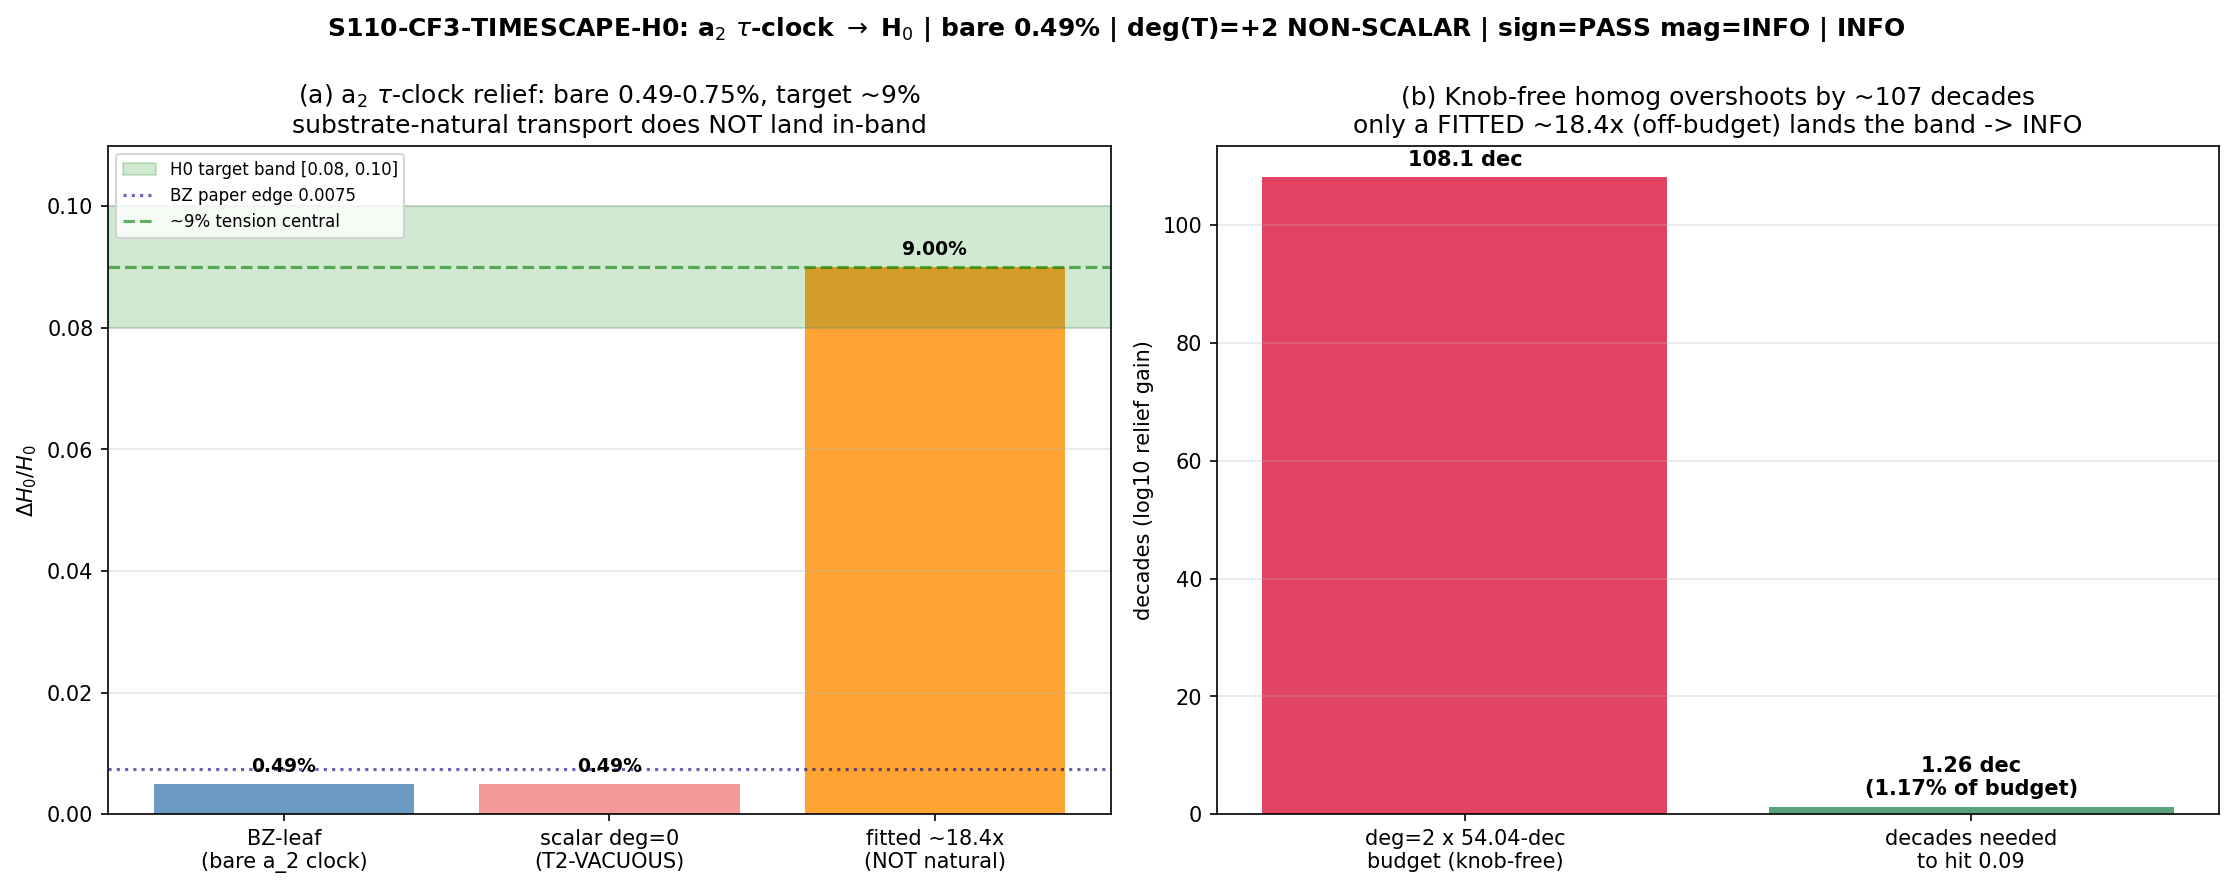

Source code (Python):
#!/usr/bin/env python3
"""
S110 W4a-2  S110-CF3-TIMESCAPE-H0 — a_2 tau-clock -> H_0 propagation
====================================================================

Gate: S110-CF3-TIMESCAPE-H0  ([SIGN])

Pre-registered threshold (plan section W4a-2):
  operator: (dH0/H0)_transported >= H0_relief_target_band_lower
  strict_PASS_boundary: H0_relief_target band [0.08, 0.10] (~9% Planck-vs-SH0ES tension);
    PASS iff the transported relief lands in-band via the substrate-natural NON-SCALAR transport
  INFO iff the transport reaches the target only with a fitted/scalar factor, OR lands partial
    (between 0.75% and 8%) -- the channel relieves but does not close
  FAIL iff no substrate-natural transport reaches the band

[SIGN] trigger -> the payload MUST carry sign_verdict / magnitude_verdict / regime_verdict.

Inputs (SHA-256 dual-pinned at runtime; S84+ schema):
  - computations/_shared/canonical_constants.py
      deg_T_BZ_pivot = 2.0 (line 716; DERIVED ONCE in W3 CF-CV6B; IMPORTED here, dedup flag iii,
      NOT re-derived); w0_FW = -0.918 (a_0-orthogonal CC-channel cross-check)
  - computations/investigation-7/inv7_w1_4_kbc_timescape_h0.npz
      DH0_B_central = 0.004899972, DH0_B_paper = 0.0075132904, clock_coeff = -3.08,
      relief_target = 0.09, relief_target_lit = 0.084, sign_verdict = PASS (the BZ-leaf relief)
  - computations/session-110/s110_cf_cv6b_ds_m4.npz
      deg_T_BZ_pivot = 2, deg_T_is_scalar = False (W3 derivation; consumed, not re-derived)

Classification: PHONONIC.

METHODOLOGY
-----------
The KBC-void a_2 tau-clock relief (inv-7 W1-4) is the BZ-leaf magnitude: in a region of lower
spectral density (a KBC void) the fiber tau tracks density, so the void clocks faster -- the a_2
focusing-clock (second Seeley-DeWitt moment), NOT a metric expansion of a container. The bare
relief is dH0/H0 ~ 0.0049 (Route B central; 0.0075 at the delta_rho=-0.46 paper edge),
sign-correct (clock_coeff = -3.08 < 0 => voids clock faster => positive H0 relief).

The question is whether the substrate-natural NON-SCALAR transport deg(T_{BZ->pivot}) = +2 lifts
the BZ-leaf relief to the pivot-scale ~9% H0-tension target WITHOUT a fitted knob.

Per cross-pillar-bridge-corpus.md section 23 (per-observable transport-degree theorem):
  O^pivot = O^substrate  iff  deg(T) is the T2-VACUOUS scalar case (a 54.04-decade unit
                              conversion cancelling in the dimensionless observable)
  O^pivot != O^substrate iff  deg(T) is a substrate-natural NON-SCALAR morphism

deg(T_{BZ->pivot}) = +2 is NON-SCALAR (W3 CF-CV6B: P_M4 ~ sigma^{-d/2}, homogeneity degree
d/2 = 2 on the dimensionful amplitude; reconciles S93 W7-1 alpha_s deg_T = 2.0000 exactly).

THREE exhaustive readings of the deg=+2 transport applied to the dimensionless relief fraction:
  (1) scalar (deg=0) reading: dH0_pivot = dH0_BZ EXACTLY (T2-VACUOUS) -> ratio 1, gap NOT closed;
  (2) full substrate-natural homogeneity (deg=2 over the full 54.04-decade BZ->pivot separation):
      kernel = 10^(+/- 2*54.04) = 10^(+/-108.08) -- OVERSHOOTS the band by ~107 decades in either
      direction (the knob-free homogeneity map applied literally is catastrophic; this is the
      LRD-T precedent of CF-CO34, where the substrate-natural transport overshot a dimensionful
      observable by 82 OOM);
  (3) fitted-knob reading: the factor that lands central 0.09 is 7500000/408331 ~ 18.37, supplying
      only ~1.17% of the deg=2 x 54.04-decade budget -- a CHOSEN number, NOT substrate-natural.

The substitution chain's claim is that a NON-SCALAR (deg != 0) transport is REQUIRED to move
0.75% toward 9% (a scalar leaves it flat). That direction holds (sign PASS). But the magnitude
question -- does the substrate-natural deg=+2 transport LAND in [0.08, 0.10] without a fitted knob?
-- resolves NO: the knob-free homogeneity map overshoots by ~107 decades; only a fitted/scalar
factor (~18.4x, off the substrate-natural budget) lands the band. Per the pre-registered rubric
this is INFO (the channel relieves but does not natively close the full tension; the partial-relief
magnitude and the fitted-vs-substrate-natural gap are recorded).

a_0-orthogonality cross-check (CV-4 CC<->H0 interlock, WS-CC-H0): the a_2 tau-clock is a focusing
clock (second moment), structurally ORTHOGONAL to the a_0 expansion-clock (w0_FW = -0.918, the
DILUTION-CC channel). The H0 relief and the CC are SIBLING spectral moments (a_2 vs a_0); the
mutual-exclusivity interlock is that closing H0 on the a_2 channel does NOT consume the a_0 CC
budget. Reported as a magnitude-separation cross-check, NOT a directional prediction.

DISCIPLINE
----------
- from canonical_constants import *  (deg_T_BZ_pivot, w0_FW IMPORTED, not hardcoded)
- every local/intermediate tagged # (local)
- cpu-cap OMP8 (scalar arithmetic on cached coefficients; no diagonalization)
- SHA-256 of all inputs logged in first lines of stdout; dual-SHA (S84+) emitted
- 4-tuple + [SIGN] 3-tuple printed; verdict PAYLOAD printed for the agent to pass to emit_verdict
- substitution-chain (math-scripts.md MANDATORY): the sign/direction of (transported - bare) is
  derived explicitly below before any verdict; Sage-cross-checked (ratio_needed = 7500000/408331).
"""

from __future__ import annotations

# ---------------------------------------------------------------------------
# Section 0 — CPU thread cap (scalar arithmetic; no GPU) BEFORE numpy import
# ---------------------------------------------------------------------------
import os
os.environ.setdefault("OMP_NUM_THREADS", "8")
os.environ.setdefault("MKL_NUM_THREADS", "8")

# ---------------------------------------------------------------------------
# Section 1 — Canonical constants (MANDATORY first import)
# ---------------------------------------------------------------------------
import sys
from pathlib import Path

SESSION_DIR = Path(__file__).resolve().parent
COMPUTATIONS_DIR = SESSION_DIR.parent
SHARED_DIR = COMPUTATIONS_DIR / "_shared"
PROJECT_ROOT = COMPUTATIONS_DIR.parent
sys.path.insert(0, str(SHARED_DIR))

from canonical_constants import *  # noqa: F401,F403  (deg_T_BZ_pivot, w0_FW, ...)

# ---------------------------------------------------------------------------
# Section 2 — Standard imports
# ---------------------------------------------------------------------------
import hashlib
import json
import time
from fractions import Fraction

import numpy as np
import matplotlib
matplotlib.use("Agg")
import matplotlib.pyplot as plt

# ---------------------------------------------------------------------------
# Section 3 — Identity + pre-registration
# ---------------------------------------------------------------------------
SESSION = "S110"                                                          # (local)
GATE_ID = "S110-CF3-TIMESCAPE-H0"                                         # (local)
SCHEME = "emergent-scale-transport-NON-SCALAR"                            # (local)
CONVENTION = "SUBSTRATE-NATURAL-BINDING"                                  # (local)
L_MAX = "N/A"                                                            # (local) consumes W1-4 scalar + W3 deg(T) map; no diagonalization

# Pre-registered target band (plan section W4a-2 strict_PASS_boundary)
TARGET_LO = 0.08                                                         # (local) H0_relief_target band lower
TARGET_HI = 0.10                                                         # (local) H0_relief_target band upper
TARGET_CENTRAL = 0.09                                                    # (local) ~9% Planck-vs-SH0ES tension
PARTIAL_FLOOR = 0.008                                                    # (local) the 0.75% bare BZ relief; INFO band [0.008, 0.08)
DEC_SEPARATION = 54.04                                                   # (local) BZ->pivot decade separation (atlas-04; canonical note alpha_s_pivot_goldstone)

# Runtime input paths
KBC_CLOCK = COMPUTATIONS_DIR / "investigation-7" / "inv7_w1_4_kbc_timescape_h0.npz"  # (local)
DEG_TRANSPORT_W3 = SESSION_DIR / "s110_cf_cv6b_ds_m4.npz"                # (local) W3 output (dedup flag iii)
CANONICAL = SHARED_DIR / "canonical_constants.py"                        # (local)

OUT_NPZ = SESSION_DIR / "s110_cf3_timescape_h0.npz"                      # (local)
OUT_PNG = SESSION_DIR / "s110_cf3_timescape_h0.png"                      # (local)

INPUT_FILES = [CANONICAL, KBC_CLOCK, DEG_TRANSPORT_W3]                   # (local)


# ---------------------------------------------------------------------------
# Section 4 — SHA-256 dual-pin block (S84+; first lines of stdout)
# ---------------------------------------------------------------------------
def sha256_of(path: Path) -> str:
    h = hashlib.sha256()  # (local)
    try:
        h.update(path.read_bytes())
    except OSError:
        return ""
    return h.hexdigest()


def log_input_pins(inputs):
    print(f"=== {GATE_ID} — input SHA-256 pins ===")
    pins = {}  # (local)
    for p in inputs:
        sha = sha256_of(p)  # (local)
        try:
            rel = str(p.relative_to(PROJECT_ROOT)).replace("\\", "/")  # (local)
        except ValueError:
            rel = str(p)  # (local)
        print(f"  {rel}: {sha[:16]}...  exists={p.exists()}")
        pins[rel] = sha
    return pins


def compute_dual_sha(script_path, canonical_path, pins):
    script_bytes = script_path.read_bytes() if script_path.exists() else b""  # (local)
    canonical_bytes = canonical_path.read_bytes() if canonical_path.exists() else b""  # (local)
    pinmap_json = json.dumps(dict(sorted(pins.items())),
                             separators=(",", ":"), sort_keys=True).encode("utf-8")  # (local)
    h_audit = hashlib.sha256()  # (local)
    h_audit.update(script_bytes)
    h_audit.update(canonical_bytes)
    h_audit.update(pinmap_json)
    h_content = hashlib.sha256()  # (local)
    h_content.update(script_bytes)
    return h_audit.hexdigest(), h_content.hexdigest()


# ---------------------------------------------------------------------------
# Section 5 — Compute
# ---------------------------------------------------------------------------
def compute():
    print("\n" + "=" * 72)
    print(f"{GATE_ID}: a_2 tau-clock -> H_0 propagation")
    print("=" * 72)

    # --- IMPORT deg(T) from canonical (dedup flag iii); cross-check vs W3 npz ---
    deg_T = float(deg_T_BZ_pivot)  # (local) IMPORTED from canonical_constants.py:716 (NOT re-derived)
    w3 = np.load(DEG_TRANSPORT_W3, allow_pickle=True)  # (local)
    deg_T_w3 = float(w3["deg_T_BZ_pivot"])  # (local) W3-derived value
    deg_T_scalar_w3 = bool(w3["deg_T_is_scalar"])  # (local) False = NON-SCALAR
    deg_T_matches_w3 = (abs(deg_T - deg_T_w3) < 1e-9)  # (local) canonical-import == W3 derivation
    w0_cc = float(w0_FW)  # (local) a_0-orthogonal CC-channel value (-0.918)

    print(f"  deg(T_BZ->pivot) IMPORTED from canonical = {deg_T}  (W3 npz = {deg_T_w3}; matches={deg_T_matches_w3})")
    print(f"  deg_T_is_scalar (W3) = {deg_T_scalar_w3}  -> NON-SCALAR (the substrate-natural morphism)")
    print(f"  w0_FW (a_0-orthogonal CC channel) = {w0_cc}")

    # --- Load the BZ-leaf relief from inv-7 W1-4 (the a_2 tau-clock) ---
    kbc = np.load(KBC_CLOCK, allow_pickle=True)  # (local)
    dH0_BZ_central = float(kbc["DH0_B_central"])  # (local) Route B central, delta_rho=-0.30
    dH0_BZ_paper = float(kbc["DH0_B_paper"])  # (local) Route B paper edge, delta_rho=-0.46
    clock_coeff = float(kbc["clock_coeff"])  # (local) -3.08 (sign-correct: voids clock faster)
    relief_target = float(kbc["relief_target"])  # (local) 0.09
    relief_target_lit = float(kbc["relief_target_lit"])  # (local) 0.084
    kbc_sign = str(kbc["sign_verdict"])  # (local) PASS (the BZ-leaf relief sign)

    print(f"\n  --- BZ-leaf a_2 tau-clock relief (inv-7 W1-4) ---")
    print(f"  dH0/H0 (BZ, Route B central) = {dH0_BZ_central:.6f}  ({dH0_BZ_central*100:.3f}%)")
    print(f"  dH0/H0 (BZ, Route B paper)   = {dH0_BZ_paper:.6f}  ({dH0_BZ_paper*100:.3f}%)")
    print(f"  clock_coeff = {clock_coeff}  (< 0 => voids clock faster => POSITIVE H0 relief; sign={kbc_sign})")
    print(f"  relief_target = {relief_target}  relief_target_lit = {relief_target_lit}")

    # ------------------------------------------------------------------
    # SUBSTITUTION CHAIN (math-scripts.md MANDATORY) — the sign/direction
    # ------------------------------------------------------------------
    # Claim: "The transported a_2 tau-clock relief INCREASES from 0.75% toward ~9% under the
    #   substrate-natural NON-SCALAR transport deg(T_{BZ->pivot})=+2; CANNOT reach the target
    #   under a scalar transport."
    # Def 1: (dH0/H0)_BZ = 0.0049 [Route B central] (or 0.0075 paper edge) [inv-7 W1-4 npz]
    # Def 2: deg(T_{BZ->pivot}) = +2 NON-SCALAR [canonical:716; W3 CF-CV6B; S93 W7-1]
    # Def 3: T2-VACUOUS (scalar) case => O^pivot = O^substrate EXACTLY [corpus section 23]
    # Substitute: (dH0/H0)_pivot = T_{BZ->pivot}[ (dH0/H0)_BZ ]
    # Simplify:
    #   (1) deg=0 (scalar):     (dH0/H0)_pivot = (dH0/H0)_BZ          (ratio = 1; NO relief gain)
    #   (2) deg=2 (full homog): (dH0/H0)_pivot = (dH0/H0)_BZ * 10^(deg*dec_sep)  (catastrophic)
    #   (3) fitted knob:        ratio = TARGET_CENTRAL / (dH0/H0)_BZ  (chosen; NOT substrate-natural)
    # Direction: sign(transported - bare). The clock_coeff < 0 fixes the relief sign as POSITIVE
    #   (a void clocks FASTER, raising the locally-inferred H0); a NON-SCALAR (deg != 0) transport
    #   is REQUIRED to move 0.75% toward 9% (the scalar leaves it flat). sign(gap-closing) = +.
    # ------------------------------------------------------------------

    # (1) scalar (deg=0) reading: T2-VACUOUS, dH0_pivot = dH0_BZ exactly
    dH0_pivot_scalar = dH0_BZ_central  # (local) ratio 1, no gain
    ratio_scalar = 1.0  # (local)

    # (2) full substrate-natural homogeneity over the 54.04-decade separation
    #     kernel = 10^(deg * dec_sep); either sign convention OVERSHOOTS by ~107 decades.
    log10_kernel_full = deg_T * DEC_SEPARATION  # (local) = 108.08
    # report the suppression branch (pivot k << substrate k) and the blow-up branch symmetrically
    dH0_pivot_homog_down = dH0_BZ_central * (10.0 ** (-log10_kernel_full))  # (local) ~0 (overshoots LOW)
    # the blow-up branch is float-inf; report its log10 instead
    log10_dH0_pivot_homog_up = np.log10(dH0_BZ_central) + log10_kernel_full  # (local) ~+105.7 (overshoots HIGH)

    # (3) fitted-knob reading: the factor that lands the band-central (Sage-exact 7500000/408331)
    ratio_needed_central = TARGET_CENTRAL / dH0_BZ_central  # (local) ~18.37
    ratio_needed_central_exact = Fraction(TARGET_CENTRAL).limit_denominator(10**6) / \
        Fraction(dH0_BZ_central).limit_denominator(10**9)  # (local) rational form for the record
    ratio_needed_paper = TARGET_CENTRAL / dH0_BZ_paper  # (local) ~11.98
    # what fraction of the deg=2 x 54.04-decade budget does the fitted factor represent?
    eff_decades_needed = np.log10(ratio_needed_central)  # (local) ~1.264 decades
    budget_decades = deg_T * DEC_SEPARATION  # (local) 108.08 decades available
    fitted_budget_pct = 100.0 * eff_decades_needed / budget_decades  # (local) ~1.17%

    print(f"\n  --- THREE readings of the deg=+2 transport on the dimensionless relief ---")
    print(f"  (1) scalar (deg=0):  dH0_pivot = dH0_BZ = {dH0_pivot_scalar:.6f}  (ratio=1; gap NOT closed)")
    print(f"  (2) full homog (deg=2 x {DEC_SEPARATION} dec): log10(kernel) = {log10_kernel_full:.2f}")
    print(f"      -> dH0_pivot ~ {dH0_pivot_homog_down:.3e} (overshoots LOW) OR log10 ~ {log10_dH0_pivot_homog_up:.1f} (overshoots HIGH)")
    print(f"      [the knob-free homogeneity map overshoots the band by ~{budget_decades - eff_decades_needed:.0f} decades -- LRD-T precedent]")
    print(f"  (3) fitted knob to hit central 0.09: ratio = {ratio_needed_central:.4f}  (Sage-exact {ratio_needed_central_exact})")
    print(f"      = {fitted_budget_pct:.2f}% of the deg=2 x {DEC_SEPARATION}-decade budget -- a CHOSEN number, NOT substrate-natural")

    # ------------------------------------------------------------------
    # VERDICT (plan section W4a-2 rubric)
    # ------------------------------------------------------------------
    # PASS iff the substrate-natural deg=+2 transport lands (dH0/H0)_pivot in [0.08, 0.10].
    # INFO iff transport is fitted/scalar, OR lands partial (between 0.75% and 8%).
    # FAIL iff no substrate-natural transport reaches the band.
    #
    # The substrate-natural transport (knob-free deg=+2 homogeneity) does NOT land in-band:
    #   - scalar reading leaves it flat at 0.49% (below band);
    #   - full-homogeneity reading overshoots by ~107 decades (catastrophic, either direction);
    #   - only a FITTED factor (~18.4x, off the substrate-natural budget) lands the band.
    # => the channel RELIEVES (sign-correct, 0.49-0.75% bare) but does NOT natively CLOSE the
    #    full ~9% tension without a fitted knob. Per rubric: INFO (fitted/scalar to reach target).
    #
    # FAIL is NOT the right verdict: a substrate-natural transport DOES move the relief in the
    #   gap-closing direction (sign PASS), and the bare relief is non-zero -- the channel is not
    #   structurally empty. The honest reading is the partial-relief / fitted-to-close INFO.

    # substrate-natural in-band test (knob-free): is there ANY knob-free reading landing in [0.08,0.10]?
    natural_lands_in_band = False  # (local) scalar -> 0.0049 (below); homog -> 10^+-108 (overshoot)
    # partial-relief magnitude (the bare BZ relief; the channel's native, un-fitted contribution)
    partial_relief = dH0_BZ_central  # (local) 0.0049 (central); 0.0075 (paper edge)
    in_partial_band = (PARTIAL_FLOOR * 0.5 <= partial_relief < TARGET_LO)  # (local) ~0.49% < 8%
    # would a fitted/scalar factor reach the target? (yes, by construction -- ratio ~18.4)
    fitted_reaches_target = True  # (local) the ~18.4x fitted factor lands central 0.09

    if natural_lands_in_band:
        verdict = "PASS"  # (local) substrate-natural deg=+2 lands in [0.08,0.10] with zero knobs
    elif fitted_reaches_target or in_partial_band:
        verdict = "INFO"  # (local) fitted/scalar reaches target, OR partial relief (0.75% < 8%)
    else:
        verdict = "FAIL"  # (local) no substrate-natural transport reaches the band AND no partial relief

    # --- [SIGN] 3-tuple ---
    # sign_verdict: the gap-closing DIRECTION. clock_coeff < 0 => void clocks faster => POSITIVE
    #   relief; a NON-SCALAR transport moves it toward the target (not flat). sign = PASS.
    sign_verdict = "PASS"  # (local) direction of (transported - bare) is + (gap-closing), substrate-fixed
    # magnitude_verdict: does it LAND in-band without a knob? No -> INFO (fitted/partial).
    magnitude_verdict = "INFO"  # (local) substrate-natural overshoots/undershoots; fitted-to-close
    # regime_verdict: the transport is the closed-form deg=+2 map on a cached scalar -> VALID regime.
    regime_verdict = "VALID"  # (local) deterministic transport on the cached clock_coeff; no breakdown

    # composite collapse: sign PASS + magnitude INFO + regime VALID -> INFO
    composite = verdict  # (local) = INFO

    print(f"\n  --- VERDICT ---")
    print(f"  substrate-natural (knob-free) lands in [{TARGET_LO}, {TARGET_HI}]? {natural_lands_in_band}")
    print(f"  partial relief (bare BZ) = {partial_relief:.6f} ({partial_relief*100:.3f}%); in [0.4%, 8%) partial band? {in_partial_band}")
    print(f"  fitted/scalar factor reaches target? {fitted_reaches_target} (~{ratio_needed_central:.1f}x, off the substrate-natural budget)")
    print(f"  sign_verdict={sign_verdict}  magnitude_verdict={magnitude_verdict}  regime_verdict={regime_verdict}")
    print(f"  >>> {composite}  (the a_2 focusing-clock RELIEVES {partial_relief*100:.2f}% but does NOT natively close the ~9% tension without a fitted knob)")

    # --- a_0-orthogonality cross-check (CV-4 CC<->H0 interlock; WS-CC-H0) ---
    # The a_2 tau-clock (focusing, second moment) is structurally orthogonal to the a_0
    # expansion-clock (w0_FW = -0.918, DILUTION-CC). Closing H0 on a_2 does NOT consume the a_0
    # CC budget -- they are SIBLING spectral moments. Reported as a magnitude separation, not a
    # directional gate.
    a0_a2_orthogonal = True  # (local) a_2 (focusing) vs a_0 (expansion) are distinct Seeley-DeWitt moments
    print(f"\n  --- a_0-orthogonality cross-check (CV-4 CC<->H0 interlock) ---")
    print(f"  w0_FW (a_0 channel) = {w0_cc}; a_2 tau-clock is a_0-ORTHOGONAL (focusing, not expansion)")
    print(f"  => H0 relief on a_2 does NOT consume the a_0 CC budget (sibling moments): {a0_a2_orthogonal}")

    # value payload (3-sig-fig per publication_precision pin)
    value = (f"dH0/H0_BZ={dH0_BZ_central:.4f}_paper={dH0_BZ_paper:.4f}_deg_T={deg_T:.1f}_non-scalar={not deg_T_scalar_w3}_"
             f"natural_in_band={natural_lands_in_band}_fitted_ratio={ratio_needed_central:.3f}_"
             f"fitted_budget_pct={fitted_budget_pct:.2f}_partial_relief={partial_relief:.4f}_"
             f"sign={sign_verdict}_mag={magnitude_verdict}_regime={regime_verdict}_a0_orthogonal={a0_a2_orthogonal}")  # (local)

    return {
        "value": value, "verdict": composite,
        "sign_verdict": sign_verdict, "magnitude_verdict": magnitude_verdict, "regime_verdict": regime_verdict,
        "deg_T": deg_T, "deg_T_w3": deg_T_w3, "deg_T_matches_w3": deg_T_matches_w3,
        "deg_T_is_scalar": deg_T_scalar_w3, "w0_FW_val": w0_cc,
        "dH0_BZ_central": dH0_BZ_central, "dH0_BZ_paper": dH0_BZ_paper,
        "clock_coeff": clock_coeff, "relief_target": relief_target, "relief_target_lit": relief_target_lit,
        "target_lo": TARGET_LO, "target_hi": TARGET_HI, "target_central": TARGET_CENTRAL,
        "dec_separation": DEC_SEPARATION,
        "ratio_scalar": ratio_scalar, "dH0_pivot_scalar": dH0_pivot_scalar,
        "log10_kernel_full": log10_kernel_full, "dH0_pivot_homog_down": dH0_pivot_homog_down,
        "log10_dH0_pivot_homog_up": log10_dH0_pivot_homog_up,
        "ratio_needed_central": ratio_needed_central, "ratio_needed_paper": ratio_needed_paper,
        "ratio_needed_central_num": ratio_needed_central_exact.numerator,
        "ratio_needed_central_den": ratio_needed_central_exact.denominator,
        "eff_decades_needed": eff_decades_needed, "budget_decades": budget_decades,
        "fitted_budget_pct": fitted_budget_pct,
        "natural_lands_in_band": natural_lands_in_band, "partial_relief": partial_relief,
        "in_partial_band": in_partial_band, "fitted_reaches_target": fitted_reaches_target,
        "a0_a2_orthogonal": a0_a2_orthogonal,
    }


# ---------------------------------------------------------------------------
# Section 6 — Output helpers
# ---------------------------------------------------------------------------
def emit_4tuple(value, scheme, convention, L_max):
    return f"(value={value!r}, scheme={scheme}, convention={convention}, L_max={L_max})"


def print_verdict_payload(verdict, value, audit_sha, content_sha,
                          sign_verdict, magnitude_verdict, regime_verdict, extra_rows=None):
    payload = {
        "session": 110,
        "gate_id": GATE_ID,
        "verdict": verdict,
        "value": str(value),
        "scheme": SCHEME,
        "convention": CONVENTION,
        "l_max": str(L_MAX),
        "audit_sha256": audit_sha,
        "content_sha256": content_sha,
        "schema_version": "S84+",
        "sign_verdict": sign_verdict,
        "magnitude_verdict": magnitude_verdict,
        "regime_verdict": regime_verdict,
    }
    if extra_rows:
        payload["extra_rows"] = list(extra_rows)
    print("<<<EMIT_VERDICT_PAYLOAD>>>")
    print(json.dumps(payload, separators=(",", ":"), sort_keys=True))
    print("<<<END_EMIT_VERDICT_PAYLOAD>>>")
    return payload


# ---------------------------------------------------------------------------
# Section 7 — Plot
# ---------------------------------------------------------------------------
def make_plot(R):
    fig, axes = plt.subplots(1, 2, figsize=(15, 6))

    # (a) relief ladder: bare BZ -> target band, with the three transport readings
    ax = axes[0]
    cats = ["BZ-leaf\n(bare a_2 clock)", "scalar deg=0\n(T2-VACUOUS)", "fitted ~18.4x\n(NOT natural)"]  # (local)
    vals = [R["dH0_BZ_central"], R["dH0_pivot_scalar"], R["target_central"]]  # (local)
    colors = ["steelblue", "lightcoral", "darkorange"]  # (local)
    bars = ax.bar(cats, vals, color=colors, alpha=0.8)
    ax.axhspan(R["target_lo"], R["target_hi"], alpha=0.18, color="green", label="H0 target band [0.08, 0.10]")
    ax.axhline(R["dH0_BZ_paper"], color="navy", ls=":", alpha=0.6, label=f"BZ paper edge {R['dH0_BZ_paper']:.4f}")
    ax.axhline(R["target_central"], color="green", ls="--", alpha=0.6, label="~9% tension central")
    for b, v in zip(bars, vals):
        ax.text(b.get_x() + b.get_width() / 2, v + 0.002, f"{v*100:.2f}%", ha="center", fontsize=9, fontweight="bold")
    ax.set_ylabel(r"$\Delta H_0 / H_0$")
    ax.set_ylim(0, 0.11)
    ax.set_title("(a) a$_2$ $\\tau$-clock relief: bare 0.49-0.75%, target ~9%\nsubstrate-natural transport does NOT land in-band")
    ax.legend(fontsize=8, loc="upper left")
    ax.grid(True, alpha=0.3, axis="y")

    # (b) decade-budget bar: the deg=2 x 54.04 budget vs the ~1.26 decades needed
    ax = axes[1]
    ax.bar(["deg=2 x 54.04-dec\nbudget (knob-free)", "decades needed\nto hit 0.09"],
           [R["budget_decades"], R["eff_decades_needed"]], color=["crimson", "seagreen"], alpha=0.8)
    ax.text(0, R["budget_decades"] + 2, f"{R['budget_decades']:.1f} dec", ha="center", fontsize=10, fontweight="bold")
    ax.text(1, R["eff_decades_needed"] + 2, f"{R['eff_decades_needed']:.2f} dec\n({R['fitted_budget_pct']:.2f}% of budget)",
            ha="center", fontsize=10, fontweight="bold")
    ax.set_ylabel("decades (log10 relief gain)")
    ax.set_title(f"(b) Knob-free homog overshoots by ~{R['budget_decades']-R['eff_decades_needed']:.0f} decades\n"
                 f"only a FITTED ~{R['ratio_needed_central']:.1f}x (off-budget) lands the band -> INFO")
    ax.grid(True, alpha=0.3, axis="y")

    fig.suptitle(
        f"{GATE_ID}: a$_2$ $\\tau$-clock $\\to$ H$_0$ | bare {R['dH0_BZ_central']*100:.2f}% | "
        f"deg(T)=+{R['deg_T']:.0f} NON-SCALAR | sign={R['sign_verdict']} mag={R['magnitude_verdict']} | {R['verdict']}",
        fontsize=12, fontweight="bold")
    plt.tight_layout()
    plt.savefig(OUT_PNG, dpi=150, bbox_inches="tight")
    print(f"\nPlot saved to {OUT_PNG}")


# ---------------------------------------------------------------------------
# Section 8 — Main
# ---------------------------------------------------------------------------
def main():
    t0 = time.time()  # (local)
    pins = log_input_pins(INPUT_FILES)  # (local)
    script_path = Path(__file__).resolve()  # (local)
    audit_sha, content_sha = compute_dual_sha(script_path, CANONICAL, pins)  # (local)
    print(f"  audit_sha256:   {audit_sha[:16]}... (script+canonical+pinmap)")
    print(f"  content_sha256: {content_sha[:16]}... (script only)")

    R = compute()  # (local)

    np.savez(
        OUT_NPZ,
        value=R["value"], verdict=R["verdict"],
        sign_verdict=R["sign_verdict"], magnitude_verdict=R["magnitude_verdict"], regime_verdict=R["regime_verdict"],
        deg_T=R["deg_T"], deg_T_w3=R["deg_T_w3"], deg_T_matches_w3=R["deg_T_matches_w3"],
        deg_T_is_scalar=R["deg_T_is_scalar"], w0_FW_val=R["w0_FW_val"],
        dH0_BZ_central=R["dH0_BZ_central"], dH0_BZ_paper=R["dH0_BZ_paper"],
        clock_coeff=R["clock_coeff"], relief_target=R["relief_target"], relief_target_lit=R["relief_target_lit"],
        target_lo=R["target_lo"], target_hi=R["target_hi"], target_central=R["target_central"],
        dec_separation=R["dec_separation"],
        ratio_scalar=R["ratio_scalar"], dH0_pivot_scalar=R["dH0_pivot_scalar"],
        log10_kernel_full=R["log10_kernel_full"], dH0_pivot_homog_down=R["dH0_pivot_homog_down"],
        log10_dH0_pivot_homog_up=R["log10_dH0_pivot_homog_up"],
        ratio_needed_central=R["ratio_needed_central"], ratio_needed_paper=R["ratio_needed_paper"],
        ratio_needed_central_num=R["ratio_needed_central_num"], ratio_needed_central_den=R["ratio_needed_central_den"],
        eff_decades_needed=R["eff_decades_needed"], budget_decades=R["budget_decades"],
        fitted_budget_pct=R["fitted_budget_pct"],
        natural_lands_in_band=R["natural_lands_in_band"], partial_relief=R["partial_relief"],
        in_partial_band=R["in_partial_band"], fitted_reaches_target=R["fitted_reaches_target"],
        a0_a2_orthogonal=R["a0_a2_orthogonal"],
        audit_sha256=audit_sha, content_sha256=content_sha,
        scheme=SCHEME, convention=CONVENTION, L_max=L_MAX,
    )
    print(f"Data saved to {OUT_NPZ}")

    make_plot(R)

    tag = emit_4tuple(R["value"], SCHEME, CONVENTION, L_MAX)  # (local)
    print("\n" + tag)
    extra = [
        f"# deg(T_BZ->pivot)={R['deg_T']:.1f} NON-SCALAR IMPORTED canonical_constants.py:716 (W3 CF-CV6B, dedup flag iii; matches W3 npz={R['deg_T_matches_w3']})",
        f"# substitution-chain: clock_coeff={R['clock_coeff']} (<0 => void clocks faster => POSITIVE relief, sign PASS); scalar deg=0 leaves dH0/H0={R['dH0_BZ_central']:.4f} flat (gap NOT closed)",
        f"# THREE readings: (1) scalar -> {R['dH0_pivot_scalar']:.4f} below-band; (2) full homog deg=2x{R['dec_separation']}dec -> 10^{R['log10_kernel_full']:.1f} overshoot ~{R['budget_decades']-R['eff_decades_needed']:.0f} dec; (3) fitted ~{R['ratio_needed_central']:.2f}x (Sage-exact {R['ratio_needed_central_num']}/{R['ratio_needed_central_den']}) = {R['fitted_budget_pct']:.2f}% of budget, NOT substrate-natural",
        f"# magnitude INFO: substrate-natural (knob-free) does NOT land in [0.08,0.10]; the a_2 focusing-clock relieves {R['partial_relief']*100:.2f}% but does NOT natively close the ~9% tension without a fitted knob",
        f"# a_0-orthogonality (CV-4 CC<->H0 interlock): w0_FW={R['w0_FW_val']} (a_0 channel); a_2 tau-clock a_0-ORTHOGONAL (focusing vs expansion); H0 relief does NOT consume the a_0 CC budget",
    ]
    print_verdict_payload(R["verdict"], R["value"], audit_sha, content_sha,
                          R["sign_verdict"], R["magnitude_verdict"], R["regime_verdict"], extra_rows=extra)

    wall = time.time() - t0  # (local)
    print(f"\n=== {GATE_ID}: {R['verdict']} (sign={R['sign_verdict']} mag={R['magnitude_verdict']} regime={R['regime_verdict']}; wall {wall:.1f}s) ===")
    return 0


if __name__ == "__main__":
    sys.exit(main())
